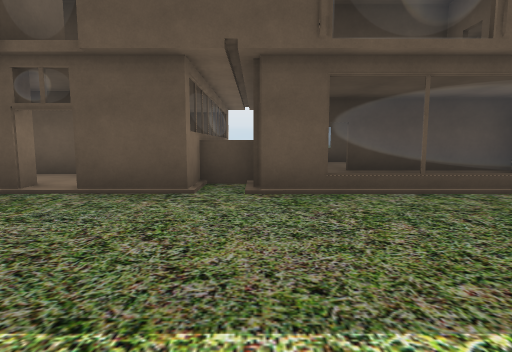
view 1 (above)

23 first-person views from a walk through a scene from a Unity 3-D project. The camera is 1.2 m above the floor, tilts 6° down and sees 80° across. The floor is counted in squares, 2 m on a side. Each view is taken from the middle of a square. On the plan, view 1 faces up. The plan holds only what a view shows up to about 9 squares ahead; the rest is blank. The place goes on beyond the plan.

view 2
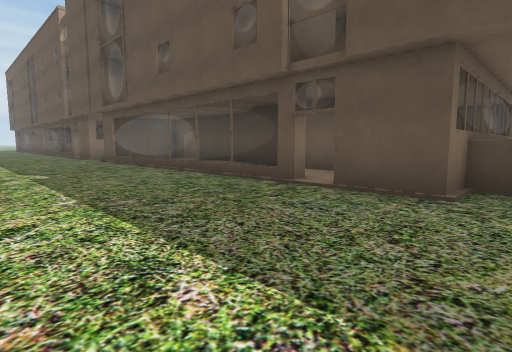

view 3
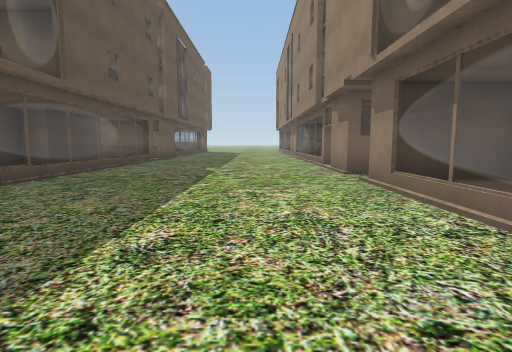

view 4
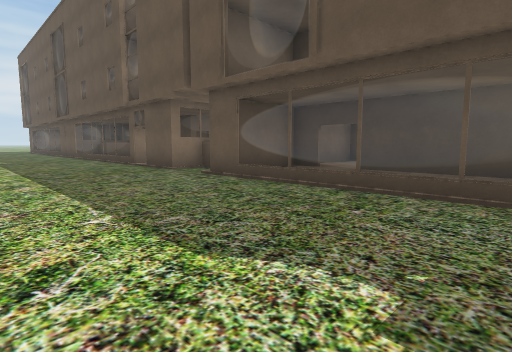

view 5
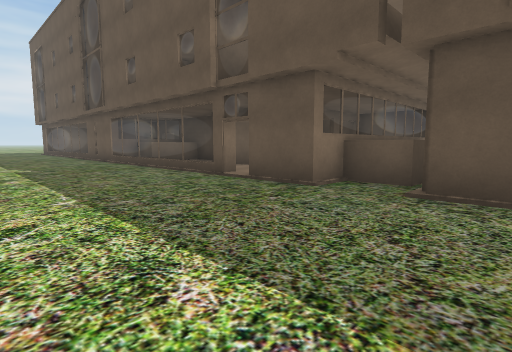

view 6
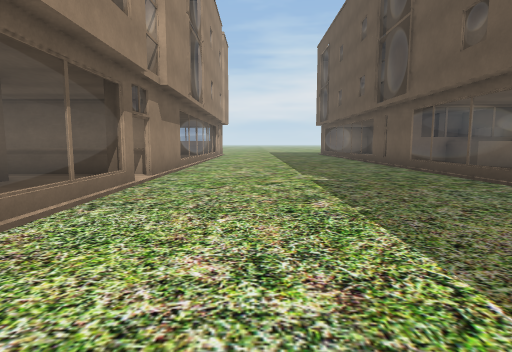

view 7
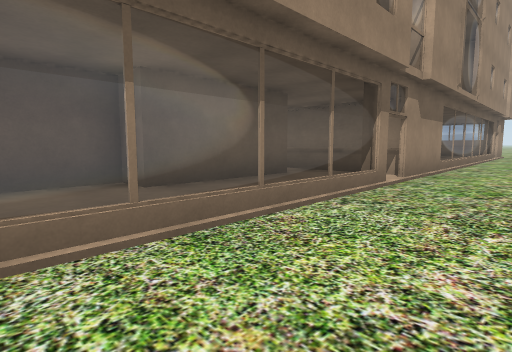

view 8
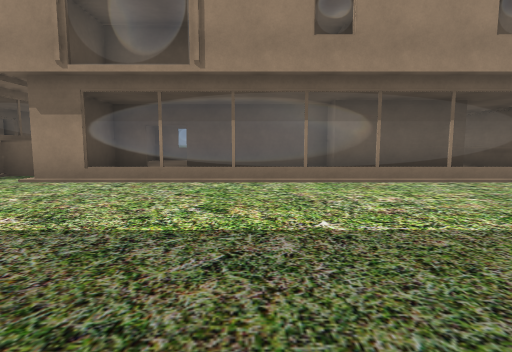

view 9
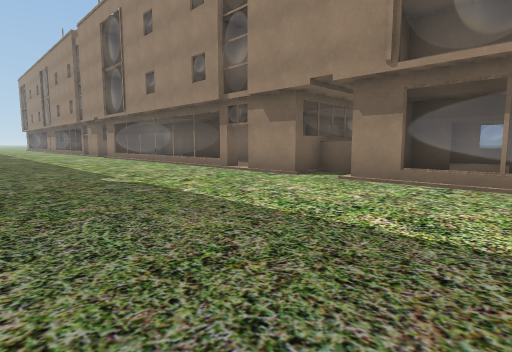

view 10
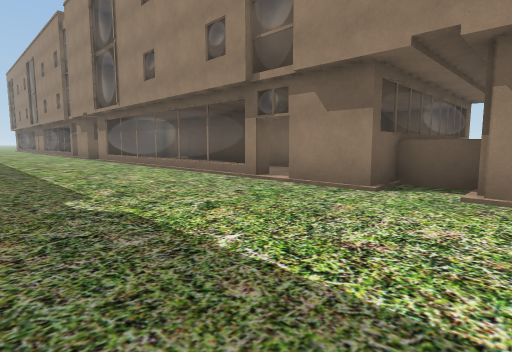

view 11
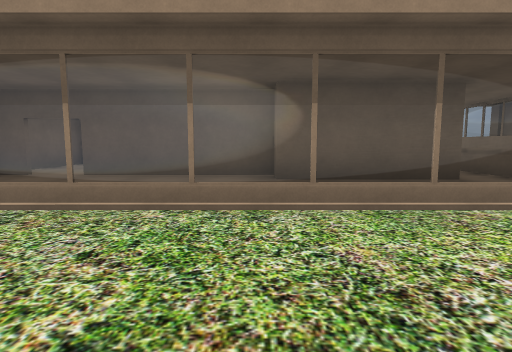

view 12
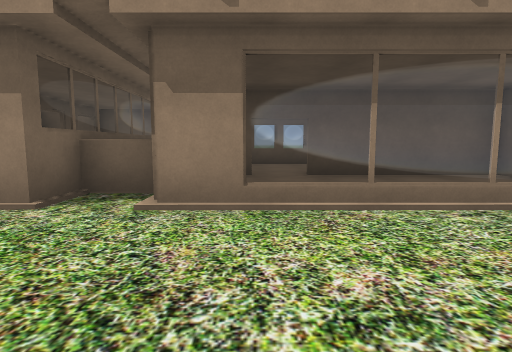

view 13
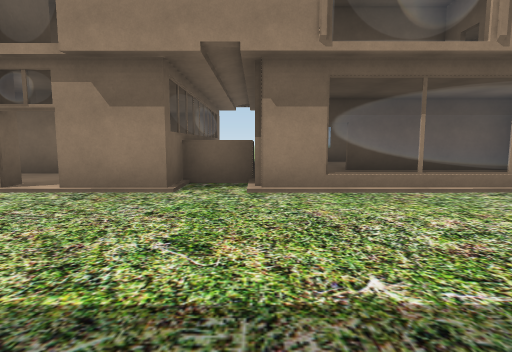

view 14
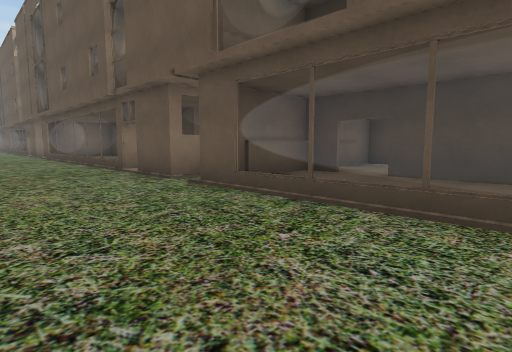

view 15
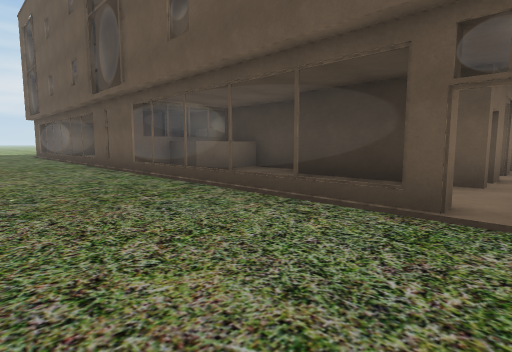

view 16
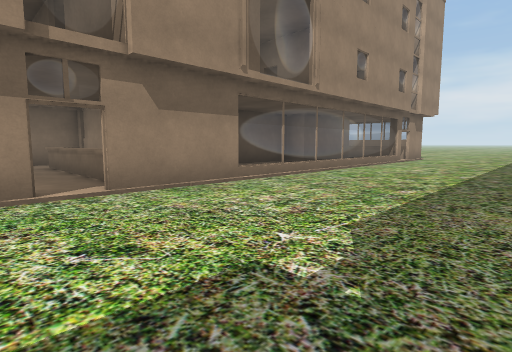

view 17
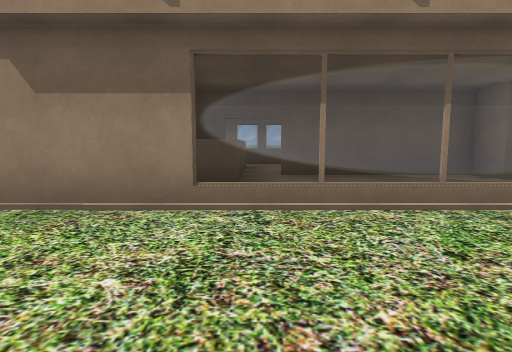

view 18
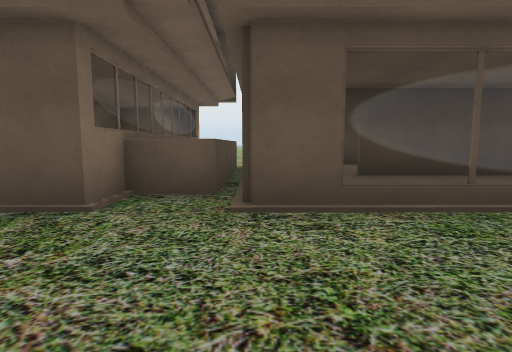

view 19
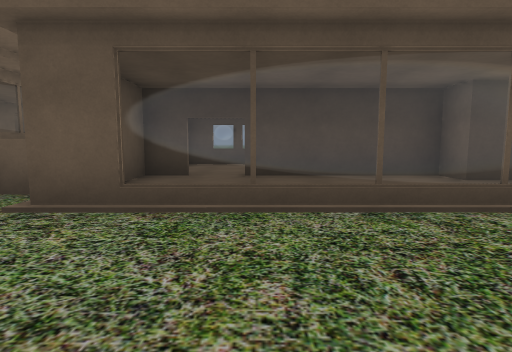

view 20
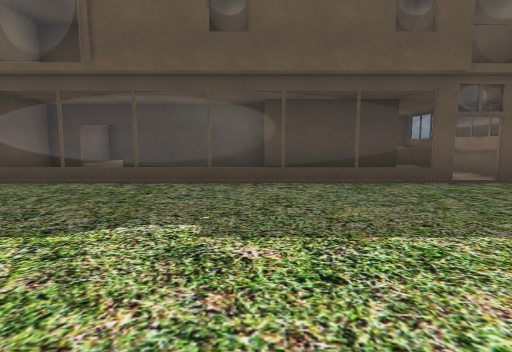

view 21
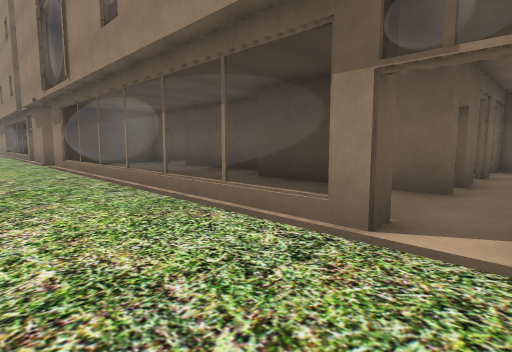

view 22
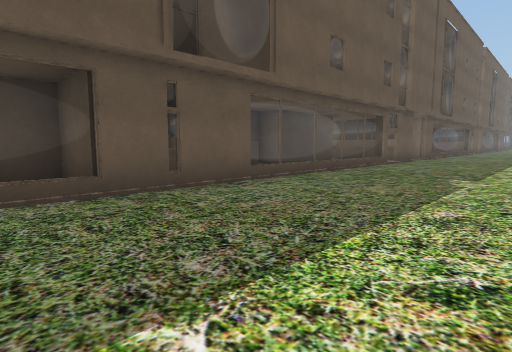

view 23
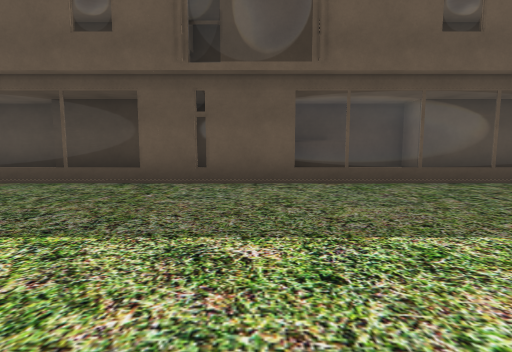

### Floor plan
Key: @ floor where view 1 was taken; # wall or solid block; . floor; B building.
Columns run from 24 left of view 1 to 6 right of it. Each row starts with its distance up from view 1.
  9           BB #BBB     BB#BB
  8          BBBB#        BBB    BB
  7   B      #BBB#        BBB    BB
  6 BBBBBBBBBBBBB#BBBB#BBBBBBBBBBBB
  5  BBBBB    BBB#        BBB
  4 BBBBBBBBBBB#.#BBBBBBB#B##BBBBBB
  3 ...............................
  2 ...............................
  1 ...............................
  0 ........................@......
 -1 ...............................
 -2 BBBBB#.BBBBBBB#.#B#BBBBBBB#B#.B
 -3     BB        BBBB#       #BB
 -4     BB ###     BBB###BBBB##BB
 -5 BBB BB   #BBB BBBB#  BBB###BB
 -6     BBB       B BB# BB    #BBB
 -7     BBB       B BB#     BB#BBB
 -8   BB         BB B B

Where each view was taken, in squares from view 1:
view 1: 0 up, 0 right, facing up
view 2: 0 up, 0 right, facing up-left
view 3: 0 up, 3 left, facing right
view 4: 0 up, 6 left, facing up-left
view 5: 0 up, 10 left, facing up-left
view 6: 0 up, 13 left, facing left
view 7: 0 up, 13 left, facing down-left
view 8: 3 up, 13 left, facing down
view 9: 3 up, 12 left, facing down-right
view 10: 2 up, 10 left, facing down-right
view 11: 1 up, 3 left, facing down
view 12: 1 up, 1 right, facing down
view 13: 2 up, 2 right, facing down
view 14: 1 up, 4 right, facing up-left
view 15: 1 up, 14 left, facing up-left
view 16: 2 up, 17 left, facing down-left
view 17: 1 up, 21 left, facing down
view 18: 1 up, 11 left, facing up
view 19: 1 up, 9 left, facing up
view 20: 1 down, 6 left, facing up
view 21: 0 up, 7 left, facing down-right
view 22: 0 up, 24 left, facing up-right
view 23: 1 down, 21 left, facing up
